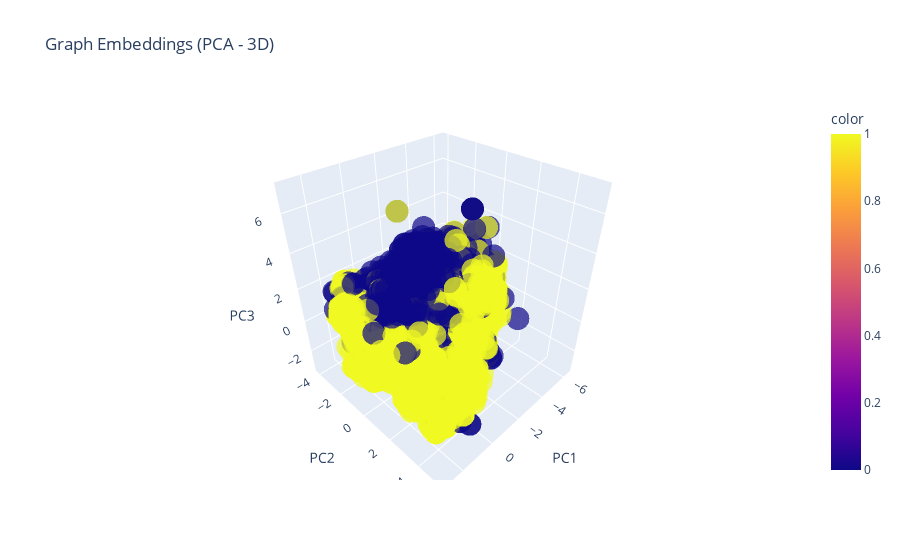

Notebook code cell kept with this figure:
### Markdown cell above
### PCA (3D)

### Code cell
pca3 = PCA(n_components=3)
emb_pca3 = pca3.fit_transform(embeddings)

fig = px.scatter_3d(
    x=emb_pca3[:,0], y=emb_pca3[:,1], z=emb_pca3[:,2],
    color=labels if labels is not None else None,
    title="Graph Embeddings (PCA - 3D)",
    labels={"x": "PC1", "y": "PC2", "z": "PC3"},
    opacity=0.7
)
fig.show()

### Figure 1 — Plotly figure (JSON) as saved in the notebook; plotly's stock layout.template omitted (floating-point values rounded to 4 significant figures; data arrays with more than 128 entries replaced by an {"elided": "..."} marker saying what was removed)
{"data": [{"hovertemplate": "PC1=%{x}<br>PC2=%{y}<br>PC3=%{z}<br>color=%{marker.color}<extra></extra>", "legendgroup": "", "marker": {"color": {"elided": "35610 int values"}, "coloraxis": "coloraxis", "opacity": 0.7, "symbol": "circle"}, "mode": "markers", "name": "", "scene": "scene", "showlegend": false, "type": "scatter3d", "x": {"elided": "35610 float values"}, "y": {"elided": "35610 float values"}, "z": {"elided": "35610 float values"}}], "layout": {"coloraxis": {"colorbar": {"title": {"text": "color"}}, "colorscale": [[0, "#0d0887"], [0.1111, "#46039f"], [0.2222, "#7201a8"], [0.3333, "#9c179e"], [0.4444, "#bd3786"], [0.5556, "#d8576b"], [0.6667, "#ed7953"], [0.7778, "#fb9f3a"], [0.8889, "#fdca26"], [1, "#f0f921"]]}, "legend": {"tracegroupgap": 0}, "scene": {"domain": {"x": [0, 1], "y": [0, 1]}, "xaxis": {"title": {"text": "PC1"}}, "yaxis": {"title": {"text": "PC2"}}, "zaxis": {"title": {"text": "PC3"}}}, "title": {"text": "Graph Embeddings (PCA - 3D)"}}}
